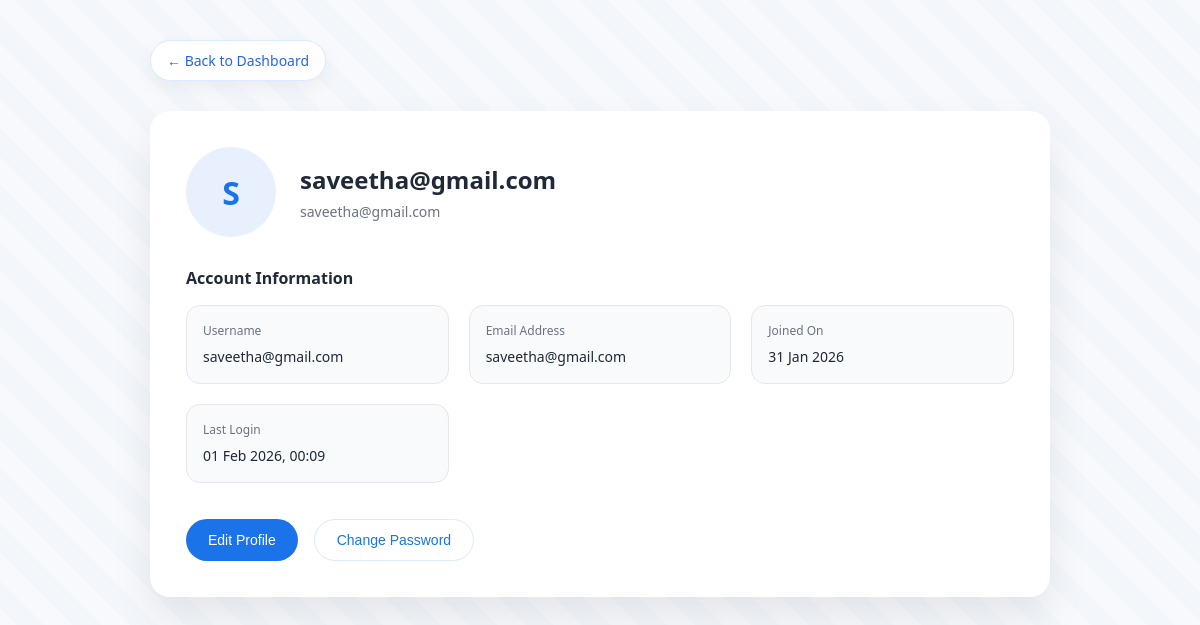
/profile/ (signed in), run on an earlier commit of the app's database.
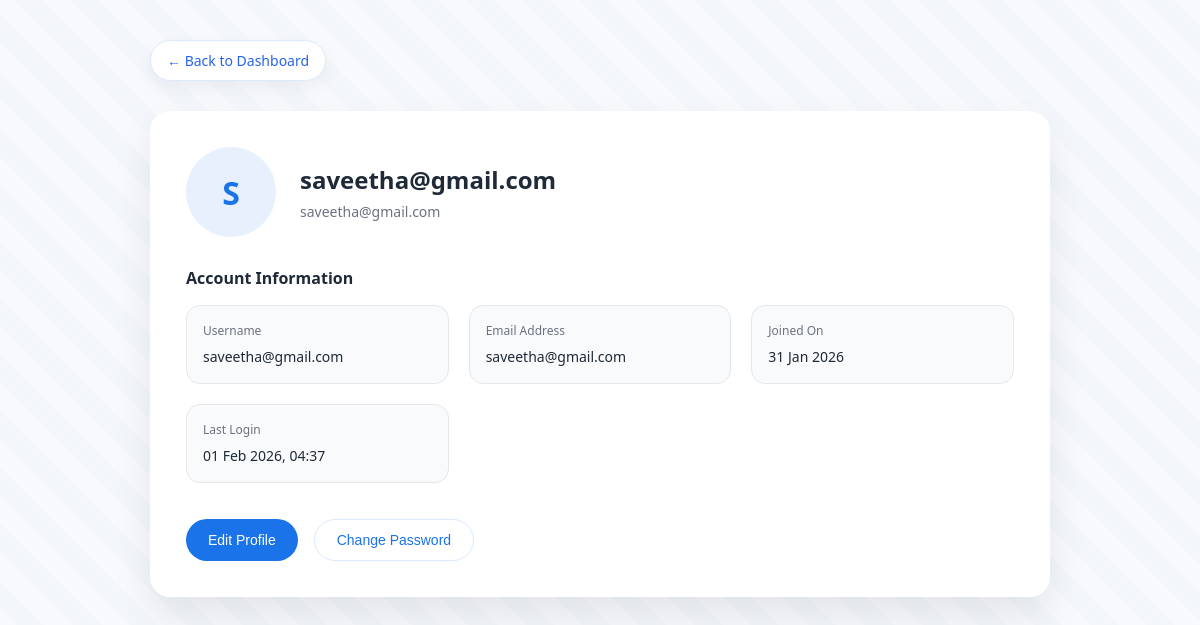
And on a later commit of the database.
### pilot/models.py (models this page shows, shortened)
class Student(AbstractUser):
    total_points = models.IntegerField(default=0)
    streak = models.IntegerField(default=0)
    level = models.CharField(max_length=20, default="Beginner")

### pilot/views.py (the view)
# urls.py: path("profile/", profile_page, name="profile"),
def profile_page(request):
    return render(request, "pilot/profile.html")

### pilot/templates/pilot/profile.html (shortened to what this page needs)
<!DOCTYPE html>
<html lang="en">
<head>
</head>
<body>
<div class="wrapper">
    <a href="{% url 'dashboard' %}" class="back-btn">
        ← Back to Dashboard
    </a>
    <div class="profile-card">
        <div class="profile-header">
            <div class="avatar">
                {{ user.username|slice:":1"|upper }}
            </div>
            <div>
                <h2>{{ user.username }}</h2>
                <p>{{ user.email }}</p>
            </div>
        </div>
        <div class="section">
            <h3>Account Information</h3>
            <div class="info-grid">
                <div class="info-box">
                    <label>Username</label>
                    <span>{{ user.username }}</span>
                </div>
                <div class="info-box">
                    <label>Email Address</label>
                    <span>{{ user.email }}</span>
                </div>
                <div class="info-box">
                    <label>Joined On</label>
                    <span>{{ user.date_joined|date:"d M Y" }}</span>
                </div>
                <div class="info-box">
                    <label>Last Login</label>
                    <span>{{ user.last_login|date:"d M Y, H:i" }}</span>
                </div>
            </div>
        </div>
        <div class="actions">
            <button class="btn btn-primary">
                Edit Profile
            </button>
            <button class="btn btn-secondary">
                Change Password
            </button>
        </div>
    </div>
</div>
</body>
</html>

What changed in the data, as far as the page shows it:
changed Student "saveetha@gmail.com": last_login "01 Feb 2026, 00:09" → "01 Feb 2026, 04:37"
